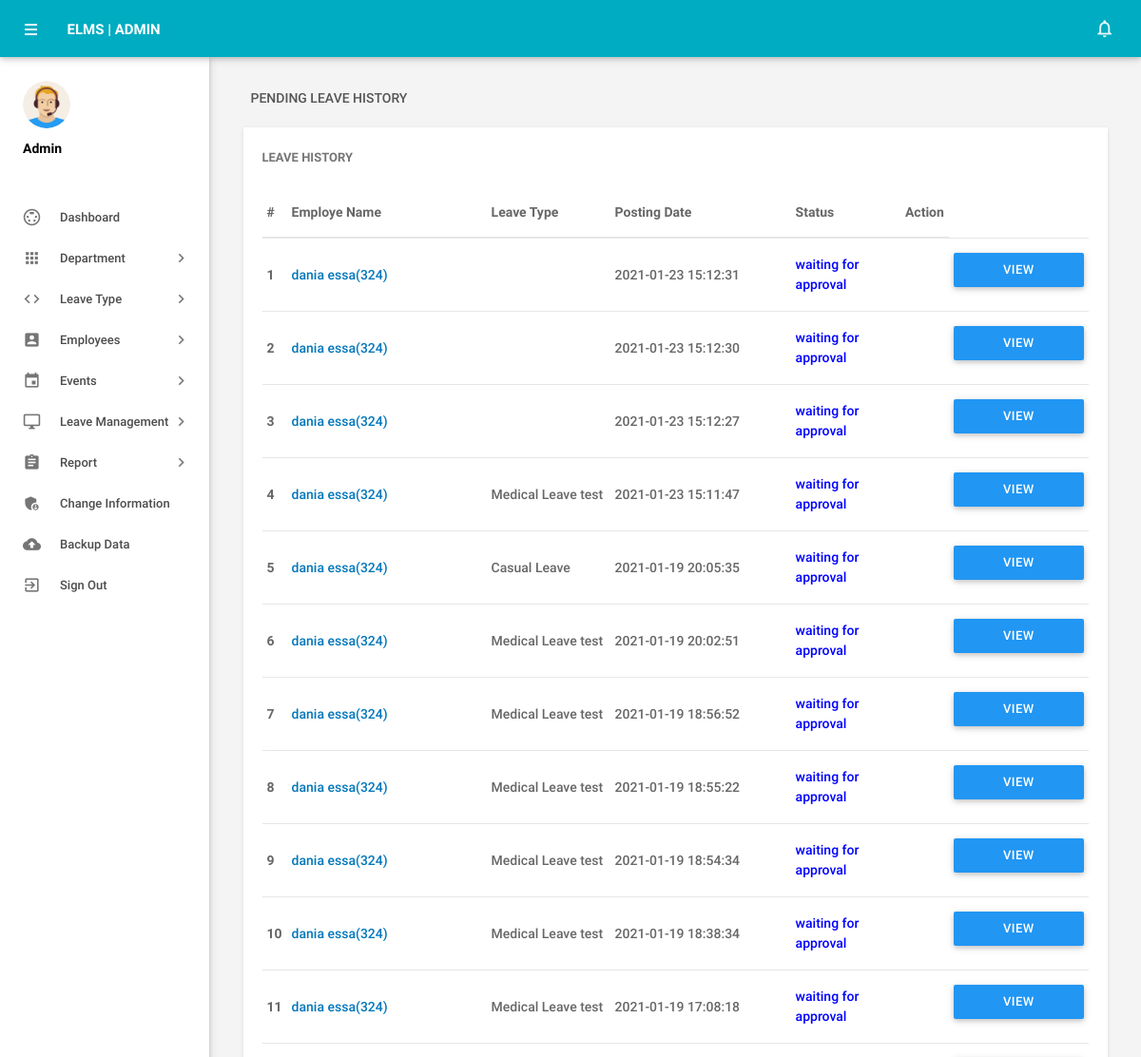
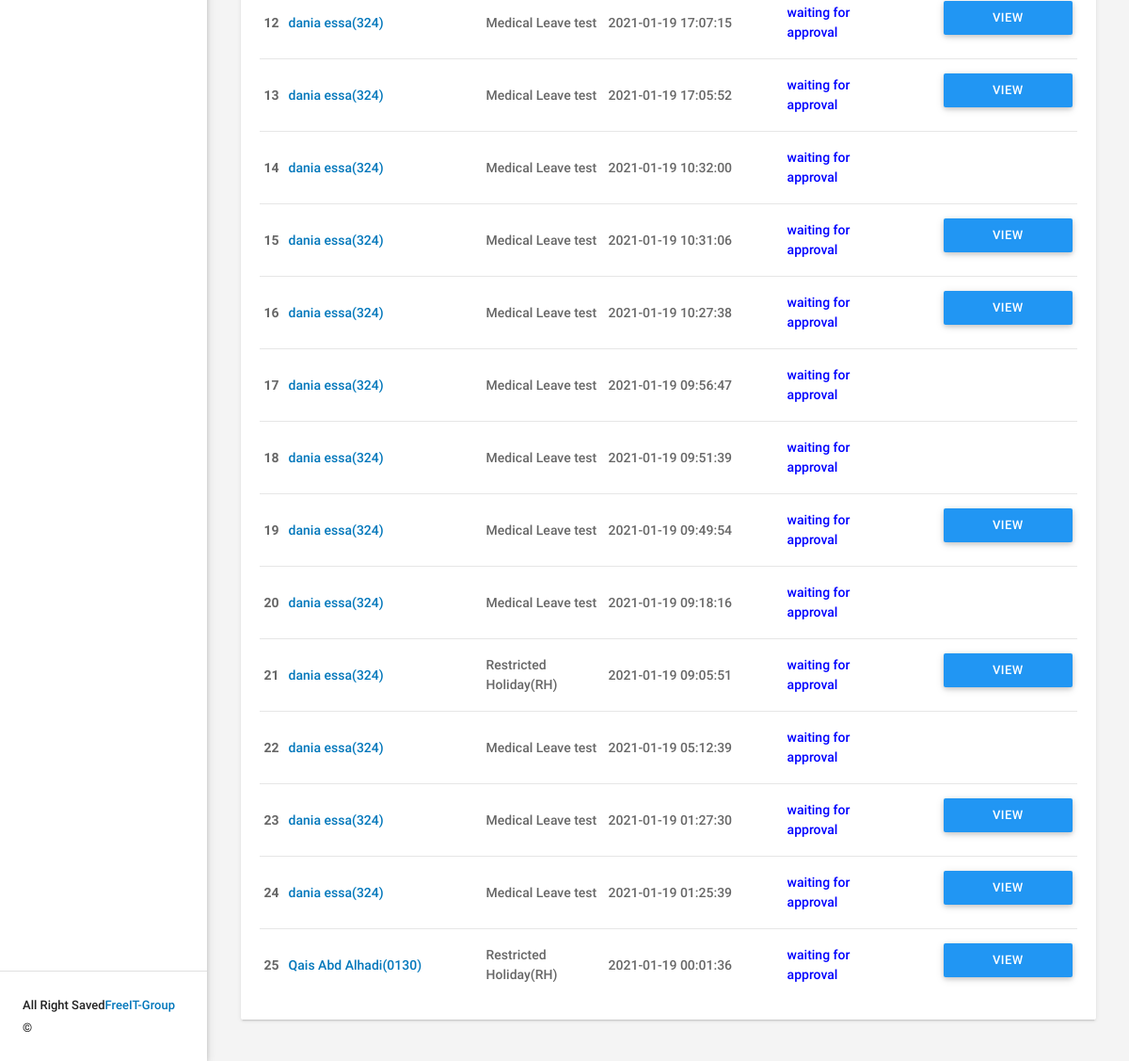
The app's page /admin/pending-leavehistory.php (signed in) with its own data (2 pictures, top to bottom).
### tables this page shows
CREATE TABLE `tblleaves` (
  `id` int(11) NOT NULL,
  `LeaveType` varchar(110) NOT NULL,
  `ToDate` varchar(120) NOT NULL,
  `FromDate` varchar(120) NOT NULL,
  `Description` mediumtext NOT NULL,
  `PostingDate` timestamp NOT NULL DEFAULT CURRENT_TIMESTAMP,
  `AdminRemark` mediumtext,
  `AdminRemarkDate` varchar(120) DEFAULT NULL,
  `Status` int(1) NOT NULL,
  `IsRead` int(1) NOT NULL,
  `empid` int(11) DEFAULT NULL,
  `leaveTime` varchar(120) NOT NULL,
  `comeTime` varchar(120) NOT NULL
);

CREATE TABLE `tblemployees` (
  `id` int(11) NOT NULL,
  `EmpId` varchar(100) NOT NULL,
  `FirstName` varchar(150) NOT NULL,
  `LastName` varchar(150) NOT NULL,
  `EmailId` varchar(200) NOT NULL,
  `Password` varchar(180) NOT NULL,
  `Gender` varchar(100) NOT NULL,
  `Dob` date DEFAULT '0000-00-00',
  `Department` varchar(255) NOT NULL,
  `Address` varchar(255) NOT NULL,
  `City` varchar(200) NOT NULL,
  `Country` varchar(150) NOT NULL,
  `Phonenumber` char(11) NOT NULL,
  `Status` int(1) NOT NULL,
  `RegDate` timestamp NOT NULL DEFAULT CURRENT_TIMESTAMP,
  `Passport_valid` date DEFAULT NULL,
  `idcard_valid` date DEFAULT NULL,
  `Visa_valid` date DEFAULT NULL,
  `roll` int(11) NOT NULL DEFAULT '0'
);

### admin/pending-leavehistory.php (the view, shortened to what this page needs)
<?php
include('includes/config.php');
if(strlen($_SESSION['alogin'])==0)
    {
header('location:index.php');
}
else{
 ?>
<!DOCTYPE html>
<html lang="en">
    <head>
        <link type="text/css" rel="stylesheet" href="../assets/plugins/materialize/css/materialize.min.css"/>
        <link href="../assets/plugins/material-preloader/css/materialPreloader.min.css" rel="stylesheet">
        <link href="../assets/plugins/datatables/css/jquery.dataTables.min.css" rel="stylesheet">
                <link href="../assets/plugins/google-code-prettify/prettify.css" rel="stylesheet" type="text/css"/>
        <link href="../assets/css/alpha.min.css" rel="stylesheet" type="text/css"/>
        <link href="../assets/css/custom.css" rel="stylesheet" type="text/css"/>
    </head>
    <body>
       <?php include('includes/header.php');?>
       <?php include('includes/sidebar.php');?>
            <main class="mn-inner">
                <div class="row">
                    <div class="col s12">
                        <div class="page-title">Pending Leave History</div>
                    </div>
                    <div class="col s12 m12 l12">
                        <div class="card">
                            <div class="card-content">
                                <span class="card-title">Leave History</span>
                                <table id="example" class="display responsive-table ">
                                    <thead>
                                        <tr>
                                            <th>#</th>
                                            <th width="200">Employe Name</th>
                                            <th width="120">Leave Type</th>
                                             <th width="180">Posting Date</th>
                                            <th>Status</th>
                                            <th align="center">Action</th>
                                        </tr>
                                    </thead>
                                    <tbody>
<?php
$status=0;
$sql = "SELECT tblleaves.id as lid,tblemployees.FirstName,tblemployees.LastName,tblemployees.EmpId,tblemployees.id,tblleaves.LeaveType,tblleaves.PostingDate,tblleaves.Status from tblleaves join tblemployees on tblleaves.empid=tblemployees.id where tblleaves.Status=:status order by lid desc";
$query = $dbh -> prepare($sql);
$query->bindParam(':status',$status,PDO::PARAM_STR);
$query->execute();
$results=$query->fetchAll(PDO::FETCH_OBJ);
$cnt=1;
if($query->rowCount() > 0)
{
foreach($results as $result)
{
      ?>
                                        <tr>
                                            <td> <b><?php echo htmlentities($cnt);?></b></td>
                                              <td><a href="editemployee.php?empid=<?php echo htmlentities($result->id);?>" target="_blank"><?php echo htmlentities($result->FirstName." ".$result->LastName);?>(<?php echo htmlentities($result->EmpId);?>)</a></td>
                                            <td><?php echo htmlentities($result->LeaveType);?></td>
                                            <td><?php echo htmlentities($result->PostingDate);?></td>
                                                                       <td><?php $stats=$result->Status;
if($stats==1){
                                             ?>
                                                 <span style="color: green">Approved</span>
                                                 <?php } if($stats==2)  { ?>
                                                <span style="color: red">Not Approved</span>
                                                 <?php } if($stats==0)  { ?>
 <span style="color: blue">waiting for approval</span>
 <?php } ?>
                                             </td>
          <td>
           <td><a href="leave-details.php?leaveid=<?php echo htmlentities($result->lid);?>" class="waves-effect waves-light btn blue m-b-xs"  > View Details</a></td>
                                    </tr>
                                         <?php $cnt++;} }?>
                                    </tbody>
                                </table>
                            </div>
                        </div>
                    </div>
                </div>
            </main>
        </div>
        <div class="left-sidebar-hover"></div>
    </body>
</html>
<?php } ?>

### records on screen
tblleaves: tblemployees.FirstName+LastName "dania essa", tblemployees.EmpId "324", PostingDate "2021-01-23 15:12:31", Status "waiting for approval"
tblleaves: tblemployees.FirstName+LastName "dania essa", tblemployees.EmpId "324", PostingDate "2021-01-23 15:12:30", Status "waiting for approval"
tblleaves: tblemployees.FirstName+LastName "dania essa", tblemployees.EmpId "324", PostingDate "2021-01-23 15:12:27", Status "waiting for approval"
tblleaves: tblemployees.FirstName+LastName "dania essa", tblemployees.EmpId "324", LeaveType "Medical Leave test", PostingDate "2021-01-23 15:11:47", Status "waiting for approval"
tblleaves: tblemployees.FirstName+LastName "dania essa", tblemployees.EmpId "324", LeaveType "Casual Leave", PostingDate "2021-01-19 20:05:35", Status "waiting for approval"
tblleaves: tblemployees.FirstName+LastName "dania essa", tblemployees.EmpId "324", LeaveType "Medical Leave test", PostingDate "2021-01-19 20:02:51", Status "waiting for approval"
tblleaves: tblemployees.FirstName+LastName "dania essa", tblemployees.EmpId "324", LeaveType "Medical Leave test", PostingDate "2021-01-19 18:56:52", Status "waiting for approval"
tblleaves: tblemployees.FirstName+LastName "dania essa", tblemployees.EmpId "324", LeaveType "Medical Leave test", PostingDate "2021-01-19 18:55:22", Status "waiting for approval"
tblleaves: tblemployees.FirstName+LastName "dania essa", tblemployees.EmpId "324", LeaveType "Medical Leave test", PostingDate "2021-01-19 18:54:34", Status "waiting for approval"
tblleaves: tblemployees.FirstName+LastName "dania essa", tblemployees.EmpId "324", LeaveType "Medical Leave test", PostingDate "2021-01-19 18:38:34", Status "waiting for approval"
tblleaves: tblemployees.FirstName+LastName "dania essa", tblemployees.EmpId "324", LeaveType "Medical Leave test", PostingDate "2021-01-19 17:08:18", Status "waiting for approval"
tblleaves: tblemployees.FirstName+LastName "dania essa", tblemployees.EmpId "324", LeaveType "Medical Leave test", PostingDate "2021-01-19 17:07:15", Status "waiting for approval"
tblleaves: tblemployees.FirstName+LastName "dania essa", tblemployees.EmpId "324", LeaveType "Medical Leave test", PostingDate "2021-01-19 17:05:52", Status "waiting for approval"
tblleaves: tblemployees.FirstName+LastName "dania essa", tblemployees.EmpId "324", LeaveType "Medical Leave test", PostingDate "2021-01-19 10:32:00", Status "waiting for approval"
tblleaves: tblemployees.FirstName+LastName "dania essa", tblemployees.EmpId "324", LeaveType "Medical Leave test", PostingDate "2021-01-19 10:31:06", Status "waiting for approval"
tblleaves: tblemployees.FirstName+LastName "dania essa", tblemployees.EmpId "324", LeaveType "Medical Leave test", PostingDate "2021-01-19 10:27:38", Status "waiting for approval"
tblleaves: tblemployees.FirstName+LastName "dania essa", tblemployees.EmpId "324", LeaveType "Medical Leave test", PostingDate "2021-01-19 09:56:47", Status "waiting for approval"
tblleaves: tblemployees.FirstName+LastName "dania essa", tblemployees.EmpId "324", LeaveType "Medical Leave test", PostingDate "2021-01-19 09:51:39", Status "waiting for approval"
tblleaves: tblemployees.FirstName+LastName "dania essa", tblemployees.EmpId "324", LeaveType "Medical Leave test", PostingDate "2021-01-19 09:49:54", Status "waiting for approval"
tblleaves: tblemployees.FirstName+LastName "dania essa", tblemployees.EmpId "324", LeaveType "Medical Leave test", PostingDate "2021-01-19 09:18:16", Status "waiting for approval"
tblleaves: tblemployees.FirstName+LastName "dania essa", tblemployees.EmpId "324", LeaveType "Restricted Holiday(RH)", PostingDate "2021-01-19 09:05:51", Status "waiting for approval"
tblleaves: tblemployees.FirstName+LastName "dania essa", tblemployees.EmpId "324", LeaveType "Medical Leave test", PostingDate "2021-01-19 05:12:39", Status "waiting for approval"
tblleaves: tblemployees.FirstName+LastName "dania essa", tblemployees.EmpId "324", LeaveType "Medical Leave test", PostingDate "2021-01-19 01:27:30", Status "waiting for approval"
tblleaves: tblemployees.FirstName+LastName "dania essa", tblemployees.EmpId "324", LeaveType "Medical Leave test", PostingDate "2021-01-19 01:25:39", Status "waiting for approval"
tblleaves: tblemployees.FirstName+LastName "Qais Abd Alhadi", tblemployees.EmpId "0130", LeaveType "Restricted Holiday(RH)", PostingDate "2021-01-19 00:01:36", Status "waiting for approval"
